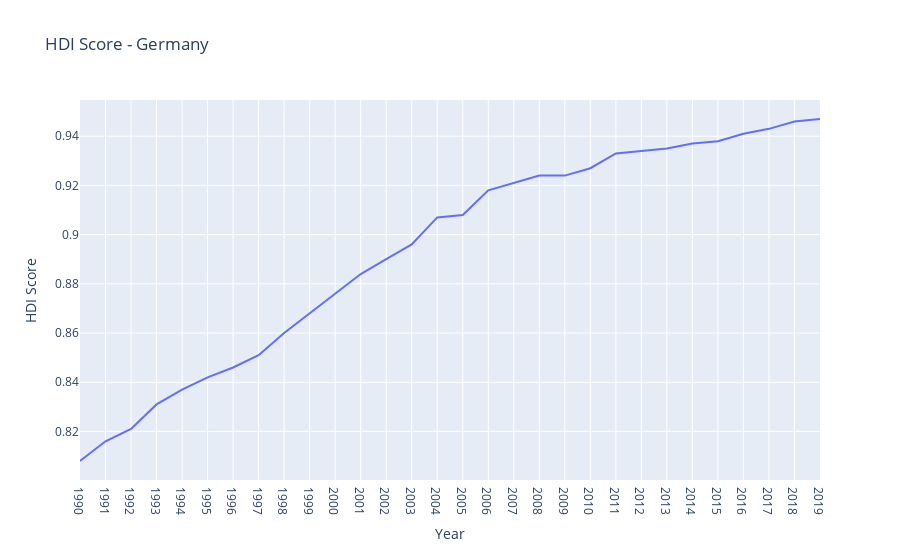

Notebook cell for this chart:
### Code cell
ger_plot

### Figure 1 — Plotly figure (JSON) as saved in the notebook; plotly's stock layout.template omitted (floating-point values rounded to 4 significant figures)
{"data": [{"hovertemplate": "Year=%{x}<br>HDI Score=%{y}<extra></extra>", "legendgroup": "", "line": {"color": "#636efa", "dash": "solid"}, "marker": {"symbol": "circle"}, "mode": "lines", "name": "", "orientation": "v", "showlegend": false, "type": "scatter", "x": ["1990", "1991", "1992", "1993", "1994", "1995", "1996", "1997", "1998", "1999", "2000", "2001", "2002", "2003", "2004", "2005", "2006", "2007", "2008", "2009", "2010", "2011", "2012", "2013", "2014", "2015", "2016", "2017", "2018", "2019"], "xaxis": "x", "y": [0.808, 0.816, 0.821, 0.831, 0.837, 0.842, 0.846, 0.851, 0.86, 0.868, 0.876, 0.884, 0.89, 0.896, 0.907, 0.908, 0.918, 0.921, 0.924, 0.924, 0.927, 0.933, 0.934, 0.935, 0.937, 0.938, 0.941, 0.943, 0.946, 0.947], "yaxis": "y"}], "layout": {"legend": {"tracegroupgap": 0}, "title": {"text": "HDI Score - Germany"}, "xaxis": {"anchor": "y", "domain": [0, 1], "title": {"text": "Year"}}, "yaxis": {"anchor": "x", "domain": [0, 1], "title": {"text": "HDI Score"}}}}
